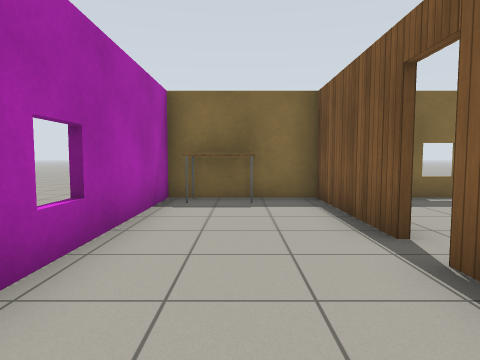
View 1 (above)

13 first-person views from a walk through a Gazebo world. The camera is 0.94 m above the floor, tilts 4° down and sees 75° across. The floor is counted in squares, 1 m on a side. Each view is taken from the middle of a square. On the plan, view 1 faces up. The plan holds only what a view shows up to about 12 squares ahead; the rest is blank. The place goes on beyond the plan. Robots are left out. Gazebo's built-in surfaces are drawn with simple patterns.

View 2
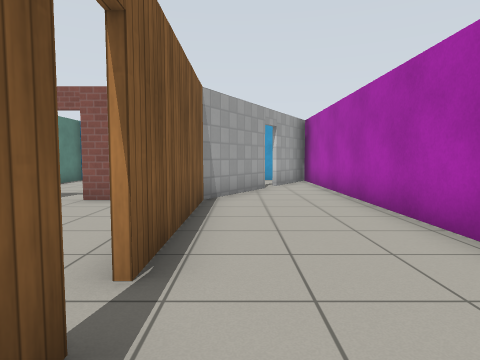

View 3
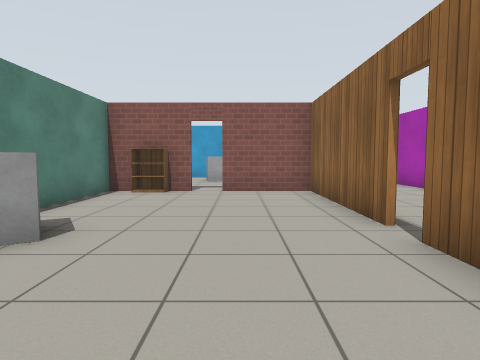

View 4
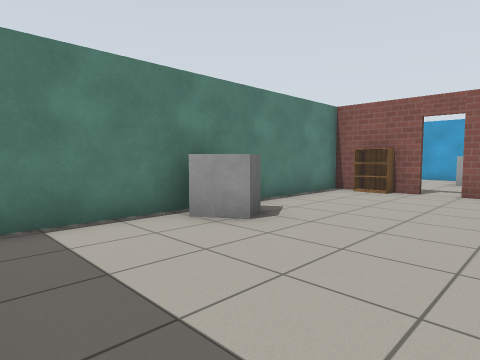

View 5
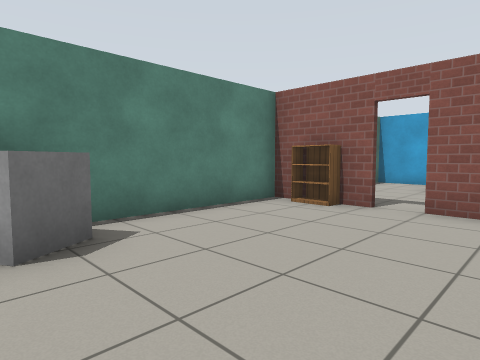

View 6
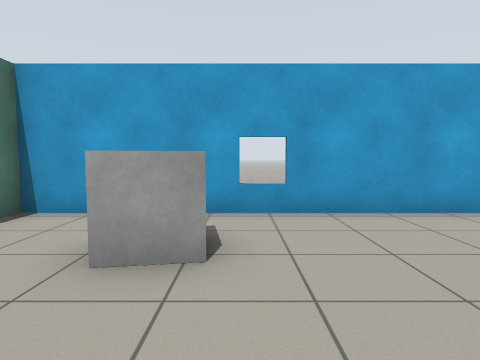

View 7
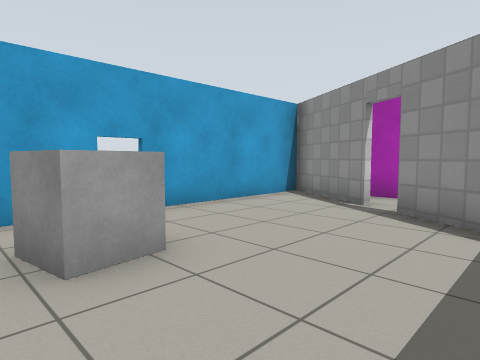

View 8
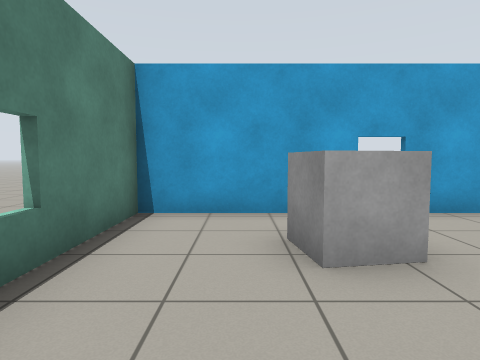

View 9
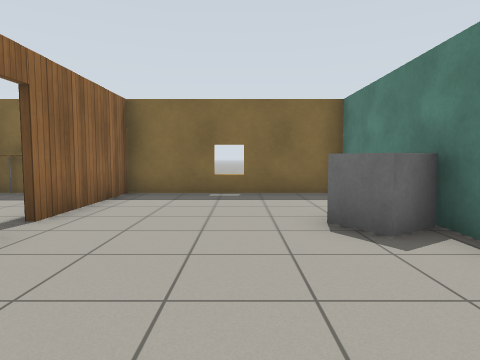

View 10
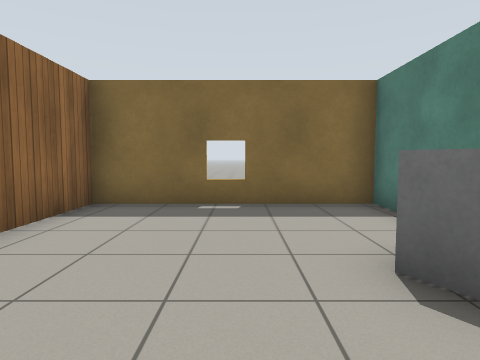

View 11
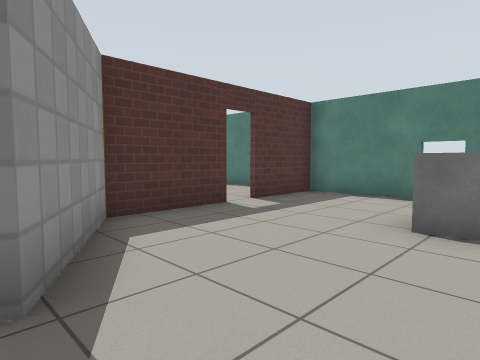

View 12
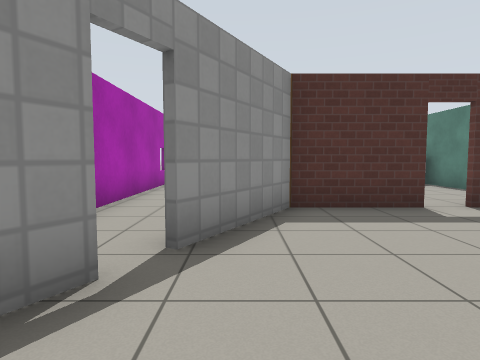

View 13
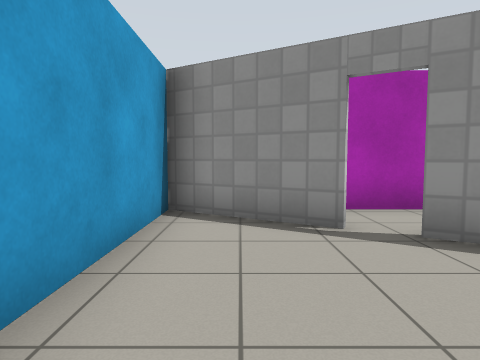

### Floor plan
Ten units are one square. View 1 is at (0, 0); x grows to the right and y downward. Boxes are objects, and circles mark ways between rooms. Rooms are numbered by the first view taken in them; rooms with no view inside come last. Other rooms are left out.
<svg viewBox="-22 -80 106 168">
<path fill="none" stroke="#000" d="M18 -35 18 -75M18 20 18 -28M20 -74 -17 -74 -17 70M2 48 18 19M-11 71 -2 55M20 -28 20 19M54 19 66 19M77 16 77 -74 20 -74M20 -75 20 -35M18 19 45 19M46 21 18 21M-1 56 -16 83 77 83 77 16M19 21 3 49M66 19 78 19M79 21 54 21"/>
<rect x="-15" y="-75" width="20" height="10" fill="#bbb"><title>table</title></rect>
<rect x="65" y="-45" width="10" height="20" fill="#bbb"><title>other object</title></rect>
<rect x="45" y="55" width="10" height="20" fill="#bbb"><title>other object</title></rect>
<rect x="65" y="15" width="10" height="10" fill="#bbb"><title>bookshelf</title></rect>
<circle cx="20" cy="-30" r="3" fill="#2a7"/>
<circle cx="0" cy="50" r="3" fill="#2a7"/>
<circle cx="50" cy="20" r="3" fill="#2a7"/>
<text x="0" y="-20">1</text>
<text x="50" y="-30">2</text>
<text x="40" y="60">3</text>
</svg>
Room 1 opens to room 2. Room 1 opens to room 3. Room 2 opens to room 3.

Where each view was taken, in squares from view 1:
view 1: 0 up, 0 right, facing up
view 2: 5 up, 1 right, facing down
view 3: 7 up, 4 right, facing down
view 4: 7 up, 3 right, facing down-right
view 5: 4 up, 3 right, facing down-right
view 6: 3 down, 4 right, facing down
view 7: 3 down, 6 right, facing down-left
view 8: 3 down, 6 right, facing down
view 9: 1 down, 5 right, facing up
view 10: 1 up, 5 right, facing up
view 11: 7 down, 0 right, facing up-right
view 12: 8 down, 1 right, facing up
view 13: 7 down, 4 right, facing left
